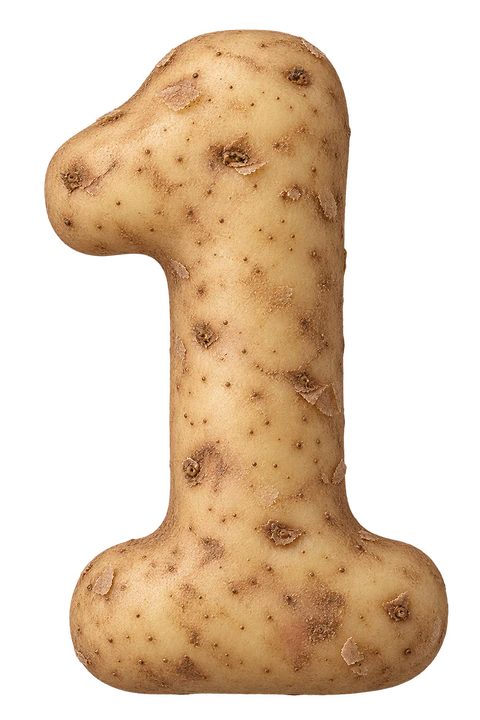
#> input picture assets/brand/countdown-1-photo.webp, 480 x 720 px
$ python build-shells.py ../assets/brand/countdown-1-photo.webp
#> lines starting #> are read from the running program, lines starting #| are printed output that depends on the picture; after the words box and inside, x2 and y2 are one past the last pixel; in counts of white or black regions, pixels touching at a corner belong together
"""Derive aligned shell silhouettes from an untouched transparent sprite atlas.
Usage: python scripts/build-shells.py /absolute/path/to/generated-atlas.png
The atlas is encoded as WebP without cropping or compositing. SVG imageBox values
align its original pixels with each normalized contour; source alpha is preserved.
"""
import json,sys
from pathlib import Path
import cv2
import numpy as np
from PIL import Image
root=Path(__file__).resolve().parents[1]
image=Image.open(sys.argv[1]).convert('RGBA')
#> image is the input picture: PIL image 480x720 RGBA; mean R, G, B, A 91.4, 68.1, 43.9, 116.9
alpha=np.asarray(image)[:,:,3]
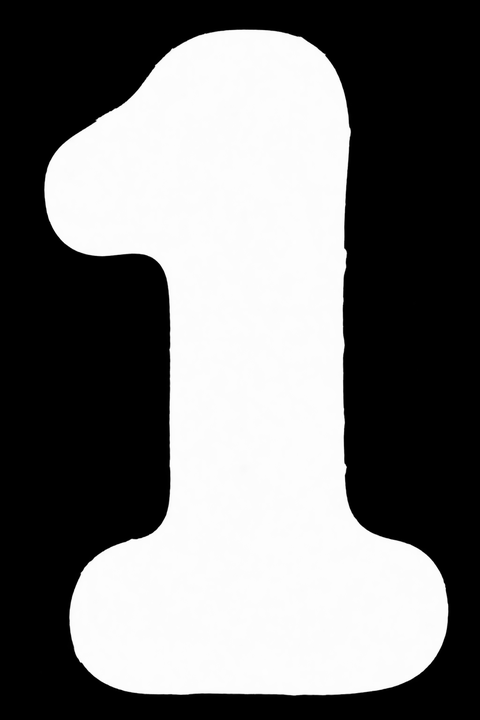
#> alpha: shape (720, 480); min 0, max 255, mean 116.9
assert alpha.min()==0 and alpha.max()==255
contours,_=cv2.findContours((alpha>128).astype('uint8'),cv2.RETR_EXTERNAL,cv2.CHAIN_APPROX_SIMPLE)
#> contours = 1 contour; box (x1, y1, x2, y2) and area: (44, 30, 448, 696) 159012
objects=[c for c in contours if cv2.contourArea(c)>3000]
#> objects has the same summary as contours
#> (the run stopped early here; a loop or call above may not have finished)

$ run again, on assets/brand/countdown-3-photo.webp
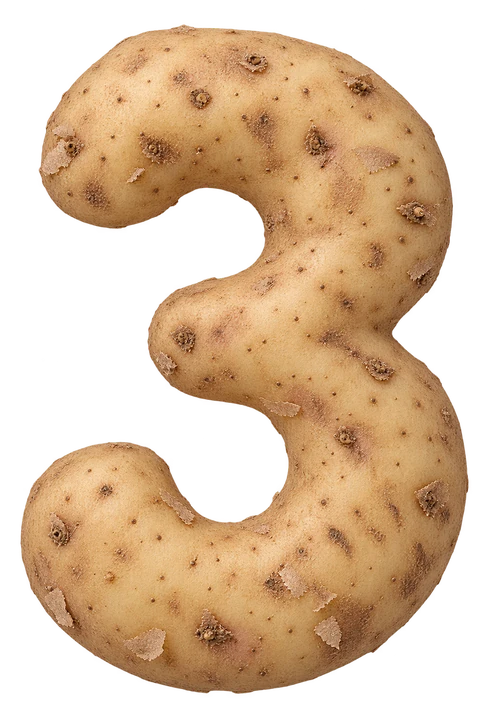
#> input picture assets/brand/countdown-3-photo.webp, 480 x 720 px
#> image is the input picture: PIL image 480x720 RGBA; mean R, G, B, A 115.2, 85.5, 55.8, 144.3
#> `alpha=np.asarray(image)[:,:,3]`:
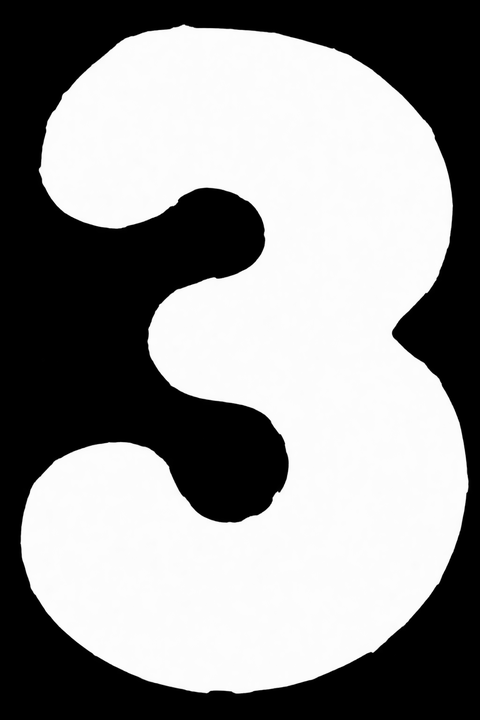
#> alpha: shape (720, 480); min 0, max 255, mean 144.3
#> contours = 1 contour; box (x1, y1, x2, y2) and area: (21, 25, 468, 694) 196393
#> objects has the same summary as contours

$ run again, on assets/brand/countdown-1-approved.webp
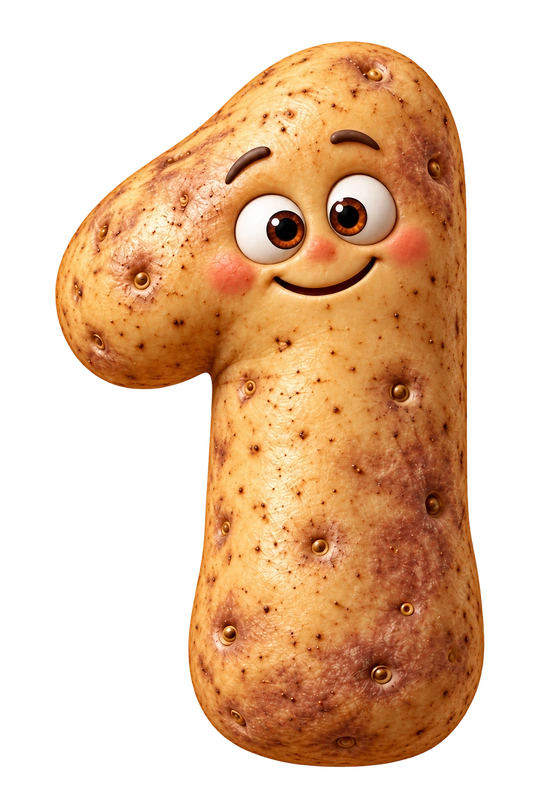
#> input picture assets/brand/countdown-1-approved.webp, 533 x 800 px
#> image is the input picture: PIL image 533x800 RGBA; mean R, G, B, A 104.8, 68.4, 38, 125.3
#> `alpha=np.asarray(image)[:,:,3]`:
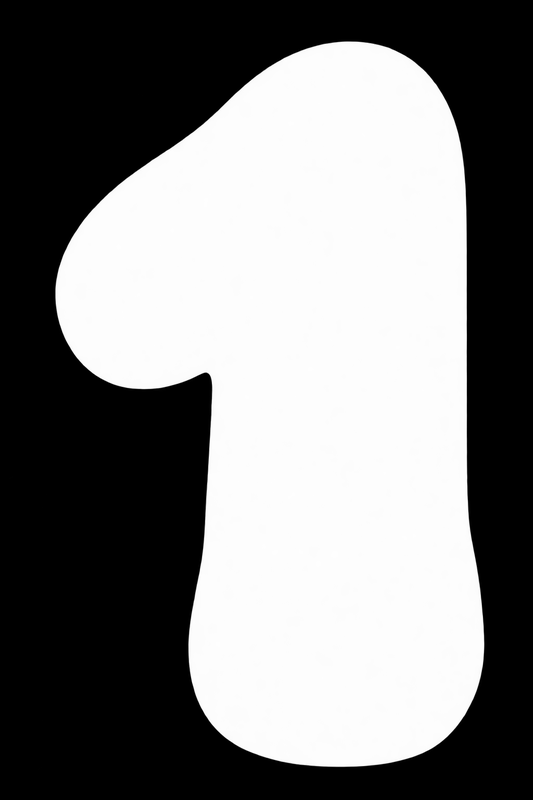
#> alpha: shape (800, 533); min 0, max 255, mean 125.3
#> contours = 1 contour; box (x1, y1, x2, y2) and area: (55, 42, 484, 767) 210456
#> objects has the same summary as contours
